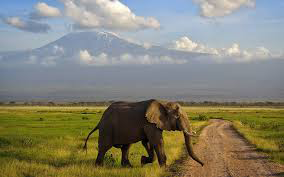
#> input picture main_directory/image.png, 284 x 177 px; its folder holds only this picture in this run
$ python -i ImageClass.py   (imports and definitions only)   (Python 2 division)   (older library calls are emulated)
#> lines starting #> are read from the running program, lines starting #| are printed output that depends on the picture
### main_directory/energy_utils_mean_hue.py
import numpy as np

'''
                    MEAN COLOR ENERGY
'''


# [82 lines left out: functions mean_color_energy_per_region, grad_mean_color_energy_per_region, hue_color_distance, directed_hue_color_distance, mean_color_in_region, not called in this run]


def rgb_to_hsi(coordinates, image):
    '''
    Convert RGB values to HSI given the coordinates of the pixels in a region omega and the region.
    If saturation is zero, the Hue value will be 0.
    :param coordinates (numpy array): a numpy array containing coordinates in the image.
    :param omega (numpy): An image with RGB values
    :return : hue, saturation, intensity which are respectiveley:
        hue: values range from [0, 2*Pi)
        saturation: values range from [0, 255.]
        intensity: values range from [0, 255.]
    '''
    # TODO: Check if points are inside the image before accessing them. This could be done outside!
    color_list = np.transpose(image[coordinates[:, 0], coordinates[:, 1]])
    hsi_transformation = np.array([
        [1 / 3., 1 / 3., 1 / 3.],
        [1, -1 / 2., -1 / 2.],
        [0, -np.sqrt(3) / 2., np.sqrt(3) / 2.]
    ])
    hsi_ = np.dot(hsi_transformation, color_list)
    C1 = hsi_[1]
    C2 = hsi_[2]
    intensity = hsi_[0]

    # Saturation = sqrt( C1^2 + C2^2 )
    saturation = np.sqrt(sum(np.power(hsi_[1:], 2)))

    # Hue Value
    # . | ArcCos(C1/saturation)  if C2<=0
    # H=|
    # . | 2*Pi - ArcCos(C1/saturation) if C2>0
    hue = C1.copy() * 1

    # get boolean vector of C1>0
    positives = (C2 <= 0)
    negatives = (positives == False)

    # Avoid dividing by zero:
    # if saturation is 0, so is C1, then we can avoid by dividing by one.
    denom = saturation.copy()
    denom[saturation == 0.] = 1

    # Note that in one article this is incorrectly written with C2 instead of C1.
    hue[positives] = np.arccos(C1[positives] / denom[positives])
    hue[negatives] = 2 * np.pi - np.arccos(C1[negatives] / denom[negatives])

    # If saturation is zero or maximum, then hue value will be 0. This is just a notation
    hue[saturation == 0.] = 0
    return np.concatenate((np.concatenate(([hue], [saturation]), axis=0), [intensity])).T


# [31 lines left out: function get_hsi_derivatives, not called in this run]

### main_directory/ImageClass.py
import numpy as np
from PIL import Image
import energy_utils_mean_hue as hue_mean
import rose_graph
import matplotlib
import scipy
import scipy.misc as misc
# [1 line not run here, left out]
import matplotlib.pyplot as plt


class ImageClass:
    def __init__(self, im=np.array([]), filename=''):

        # FROM RGBA to RGB if necessary
        if im.shape == 2 and im.shape[2] == 4:
            self.image = im[:, :, 0:3]
        else:
            self.image = im
        # Gray image
        self.gray_image = self.rgb2gray(self.image)
        # Hue image
        self.hsi_image = self.rgb2hsi(self.image)
        self.shape = im.shape[:2]
        self.height = im.shape[0]
        self.width = im.shape[1] if len(im.shape) > 1 else None
        self.path = filename
        self.name = filename.split("/")[-1]
        self.spec_name = self.name.split('.png')[0]
        self.root = "/".join(filename.split("/")[:-1]) + "/"
        self.save_name = self.spec_name + '_out.png'

    def read_png(self, filename):
        '''
        Return image data from a raw PNG file as numpy array.
        :param name: a directory path to the png image.
        :return: An image matrix in the type (y,x)
        '''
#> called with filename = 'image.png'
        im = Image.open(filename)
#> im is the input picture: PIL image 284x177 RGB; mean R, G, B 132.9, 131.1, 114
        im = im.convert('RGB')
        im = np.array(im)
        im = im.astype(np.float64)
#> im: shape (177, 284, 3) float64
        self.__init__(im, filename)
#> in rgb2gray (call 2), `r, g, b = rgb[:, :, 0], rgb[:, :, 1], rgb[:, :, 2]`:
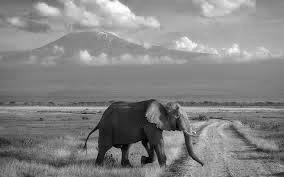
#> r: shape (177, 284) float64; min 0, max 255, mean 132.9
#> in rgb2gray (call 2), `r, g, b = rgb[:, :, 0], rgb[:, :, 1], rgb[:, :, 2]`:
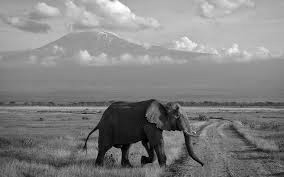
#> g: shape (177, 284) float64; min 0, max 255, mean 131.1
#> in rgb2gray (call 2), `r, g, b = rgb[:, :, 0], rgb[:, :, 1], rgb[:, :, 2]`:
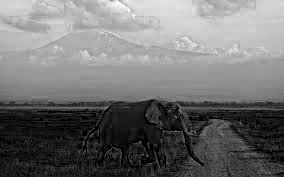
#> b: shape (177, 284) float64; min 0, max 255, mean 114
#> in rgb2hsi (call 2), `hsi[coordinates[:, 0], coordinates[:, 1]] = hue_mean.rgb_to_hsi(coordi..`:
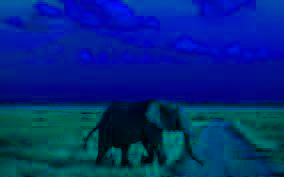
#> hsi: shape (177, 284, 3) float64; mean R, G, B 2.3, 40.3, 126

    # [74 lines left out: functions plot_image, plot_hsi_image, reshape, save_image, not called in this run]

    def rgb2gray(self, rgb):
        if len(rgb.shape) == 3:
            r, g, b = rgb[:, :, 0], rgb[:, :, 1], rgb[:, :, 2]
            gray = 0.2989 * r + 0.5870 * g + 0.1140 * b
        else:
            gray = rgb
        return gray

    def rgb2hsi(self, rgb):
        hsi = rgb.copy()
        if len(rgb.shape) == 3:
            coordinates = np.array([[i, j] for i in np.arange(rgb.shape[0]) for j in np.arange(rgb.shape[1])])
            hsi[coordinates[:, 0], coordinates[:, 1]] = hue_mean.rgb_to_hsi(coordinates, rgb)
        else:
            hsi = rgb
        return hsi

>>> result = ImageClass().read_png('image.png')
